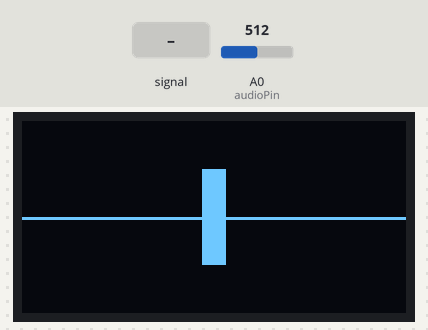
The sketch below on a simulated Arduino Uno, built with avr-gcc and run on an emulated ATmega328P. On the bench: 128×64 one-colour display. Inputs (shaded band) come from the test bench; at power-on: A0 (audioPin) = 512.

Above: at 1.2 s.
1.3 s: A0 (audioPin) fed a 200 Hz sine of ±81 counts around its level
At 1.43 s:
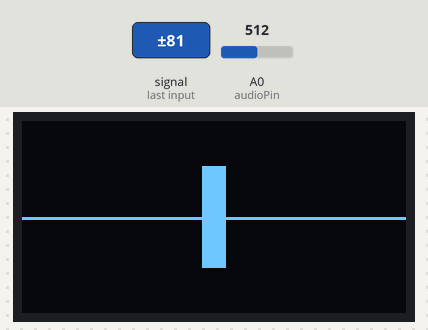
2.8 s: A0 (audioPin) set to 716
At 3.6 s:
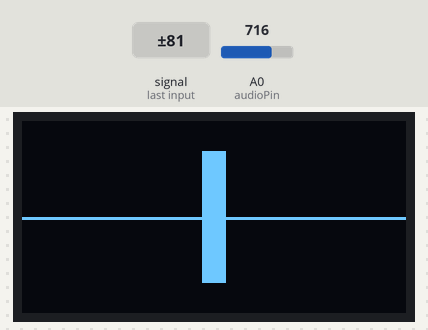
4.3 s: A0 (audioPin) fed a 1000 Hz sine of ±255 counts around its level
At 4.38 s:
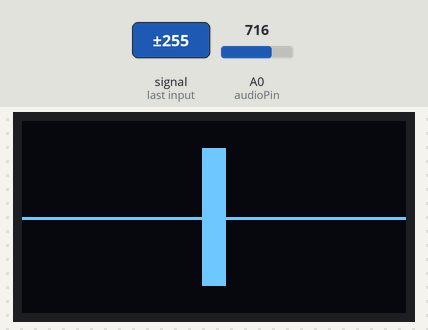
5.8 s: A0 (audioPin) set to 900
At 6.9 s:
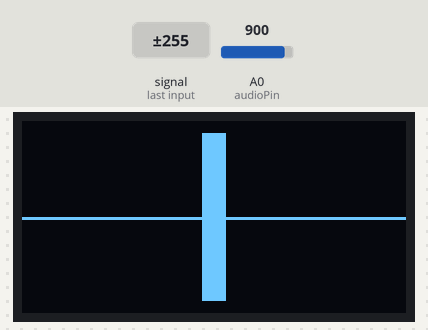
7.3 s: A0 (audioPin) set to 1023
At 7.7 s:
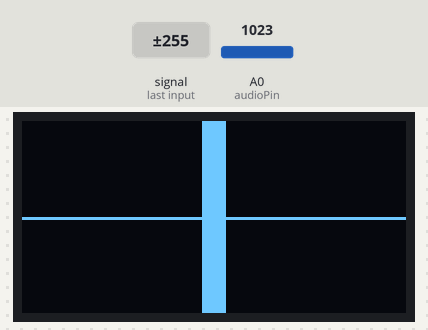
Timing chart, 0 to 9.8 s (numbered marks = the images above; inputs shaded):
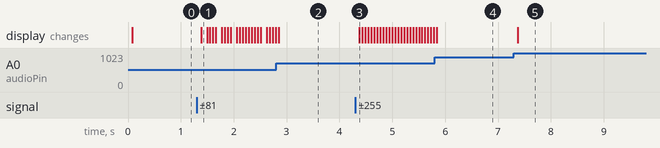

The sketch:

Task1.3.3.ino
```cpp
#include <Wire.h>
#include <Adafruit_GFX.h>
#include <Adafruit_SSD1306.h>

#define SCREEN_WIDTH 128
#define SCREEN_HEIGHT 64

Adafruit_SSD1306 display(SCREEN_WIDTH, SCREEN_HEIGHT, &Wire, -1);

int audioPin = A0;

void setup() {
  Serial.begin(9600);

  if(!display.begin(SSD1306_SWITCHCAPVCC, 0x3C)) {
    Serial.println("OLED not found");
    while(true);
  }

  display.clearDisplay();
  display.display();
}

void loop() {

  int soundValue = analogRead(audioPin);

  // Map sound level to bar height (0 to 32 pixels)
  int barHeight = map(soundValue, 0, 1023, 0, 32);

  display.clearDisplay();


  display.drawLine(0, 32, 128, 32, WHITE);

  // Draw bar expanding from center
  display.fillRect(60, 32 - barHeight, 8, barHeight * 2, WHITE);

  display.display();

  delay(30);
}
```

Measured:
- after the input at 1.3 s, the display: changes after 0.08 s (image 1)
- after the input at 4.3 s, the display: changes after 0.08 s (image 3)
- after the input at 7.3 s, the display: changes after 0.07 s (image 5)
